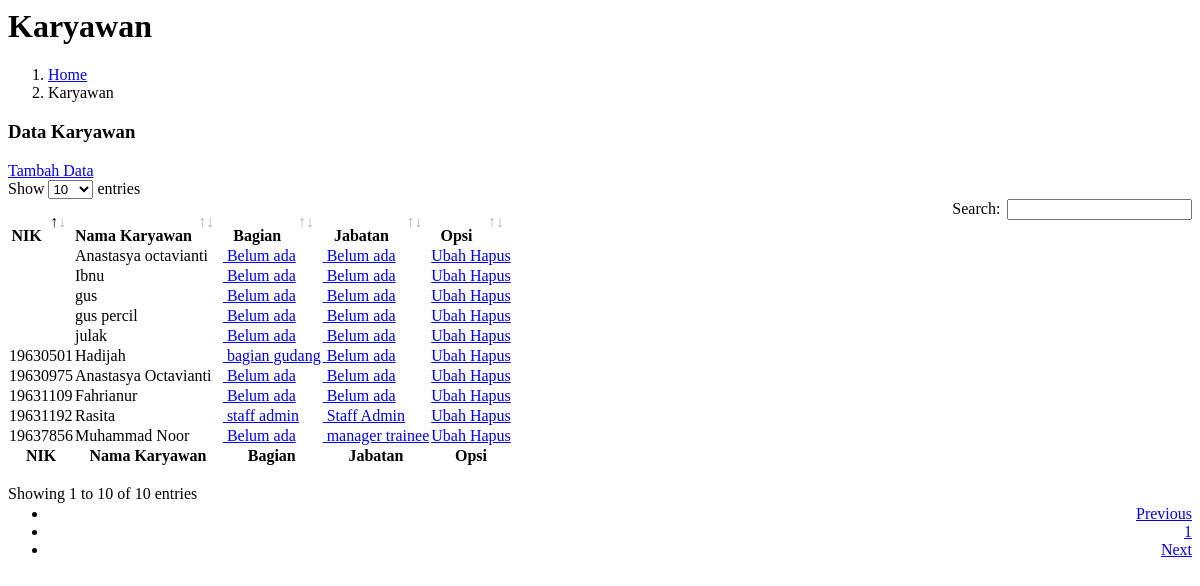
The page /pages/karyawan/karyawanread.php on the database its author committed.
### tables this page shows
CREATE TABLE `karyawan` (
  `id` int(11) NOT NULL,
  `nik` varchar(255) NOT NULL,
  `nama_lengkap` varchar(255) NOT NULL,
  `handphone` varchar(255) NOT NULL,
  `email` varchar(255) NOT NULL,
  `tanggal_masuk` date NOT NULL,
  `pengguna_id` int(11) NOT NULL
);

### pages/karyawan/karyawanread.php (the view, shortened to what this page needs)
<?php include_once "partials/cssdatatables.php" ?>
<div class="content-header">
  <div class="container-fluid">
    <div class="row mb-2">
      <div class="col-sm-6">
        <h1 class="m-0">Karyawan</h1>
      </div>
      <div class="col-sm-6">
        <ol class="breadcrumb float-sm-right">
          <li class="breadcrumb-item"><a href="?page=home">Home</a></li>
          <li class="breadcrumb-item">Karyawan</li>
        </ol>
      </div>
    </div>
  </div>
</div>
<div class="content">
  <div class="card">
    <div class="card-header">
      <h3 class="card-title">Data Karyawan</h3>
      <a href="?page=karyawancreate" class="btn btn-success btn-sm float-right">
        <i class="fa fa-plus-circle"></i> Tambah Data</a>
    </div>
    <div class="card-body">
      <table id="mytable" class="table table-bordered table-hover">
        <thead>
          <tr>
            <th>NIK</th>
            <th>Nama Karyawan</th>
            <th>Bagian</th>
            <th>Jabatan</th>
            <th>Opsi</th>
          </tr>
        </thead>
        <tfoot>
          <tr>
            <th>NIK</th>
            <th>Nama Karyawan</th>
            <th>Bagian</th>
            <th>Jabatan</th>
            <th>Opsi</th>
          </tr>
        </tfoot>
        <tbody>
          <?php
          $database = new Database();
          $db = $database->getConnection();
          $selectSql = "SELECT K.*,
                        (
                        SELECT J.nama_jabatan FROM jabatan_karyawan JK
                        INNER JOIN jabatan J ON JK.jabatan_id = J.id
                        WHERE JK.karyawan_id = K.id ORDER BY JK.tanggal_mulai DESC
                        LIMIT 1
                        ) jabatan_terkini,
                        (
                        SELECT B.nama_bagian FROM bagian_karyawan BK
                        INNER JOIN bagian B ON BK.bagian_id = B.id
                        WHERE BK.karyawan_id = K.id ORDER BY BK.tanggal_mulai DESC
                        LIMIT 1
                        ) bagian_terkini
                        FROM karyawan K";
          $stmt = $db->prepare($selectSql);
          $stmt->execute();
          while ($row = $stmt->fetch(PDO::FETCH_ASSOC)) {
            ?>
            <tr>
              <td><?php echo $row['nik'] ?></td>
              <td><?php echo $row['nama_lengkap'] ?></td>
              <td>
                <?php
                $bagian_terkini = $row['bagian_terkini'] == "" ? "Belum ada" : $row['bagian_terkini'];
                ?>
                <a href="?page=karyawanbagian&id=<?php echo $row['id'] ?>" class="btn bg-cyan btn-sm mr-1"><i class="fa fa-building">&nbsp;</i><?php echo $bagian_terkini ?></a>
              </td>
              <td>
                <?php
                $jabatan_terkini = $row['jabatan_terkini'] == "" ? "Belum ada" : $row['jabatan_terkini'];
                ?>
                <a href="?page=karyawanjabatan&id=<?php echo $row['id'] ?>" class="btn bg-green btn-sm mr-1"><i class="fa fa-user">&nbsp;</i><?php echo $jabatan_terkini ?></a>
              </td>
              <td>
                <a href="?page=karyawanupdate&id=<?php echo $row['id'] ?>" class="btn btn-primary btn-sm mr-1">
                  <i class="fa fa-edit"></i> Ubah
                </a>
                <a href="?page=karyawandelete&id=<?php echo $row['id']. "&pengguna=".$row['pengguna_id'].""?>" class="btn btn-danger btn-sm"
                  onClick="javascript: return confirm('Konfirmasi data akan dihapus?');">
                  <i class="fa fa-trash"></i> Hapus
                </a>
              </td>
            </tr>
            <?php
          }
          ?>
        </tbody>
      </table>
    </div>
  </div>
</div>

### partials/cssdatatables.php
<link rel="stylesheet" href="plugins/datatables-bs4/css/dataTables.bootstrap4.min.css">
<link rel="stylesheet" href="plugins/datatables-responsive/css/responsive.bootstrap4.min.css">
<link rel="stylesheet" href="plugins/datatables-buttons/css/buttons.bootstrap4.min.css">

### rows shown on the page
karyawan: nik "19630975", nama_lengkap "Anastasya Octavianti", bagian_terkini "Belum ada", jabatan_terkini "Belum ada"
karyawan: nik "19631109", nama_lengkap "Fahrianur", bagian_terkini "Belum ada", jabatan_terkini "Belum ada"
karyawan: nik "19631192", nama_lengkap "Rasita", bagian_terkini "staff admin", jabatan_terkini "Staff Admin"
karyawan: nik "19637856", nama_lengkap "Muhammad Noor", bagian_terkini "Belum ada", jabatan_terkini "manager trainee"
karyawan: nik "19630501", nama_lengkap "Hadijah", bagian_terkini "bagian gudang", jabatan_terkini "Belum ada"
karyawan: nama_lengkap "Anastasya octavianti", bagian_terkini "Belum ada", jabatan_terkini "Belum ada"
karyawan: nama_lengkap "Ibnu", bagian_terkini "Belum ada", jabatan_terkini "Belum ada"
karyawan: nama_lengkap "gus", bagian_terkini "Belum ada", jabatan_terkini "Belum ada"
karyawan: nama_lengkap "gus percil", bagian_terkini "Belum ada", jabatan_terkini "Belum ada"
karyawan: nama_lengkap "julak", bagian_terkini "Belum ada", jabatan_terkini "Belum ada"
